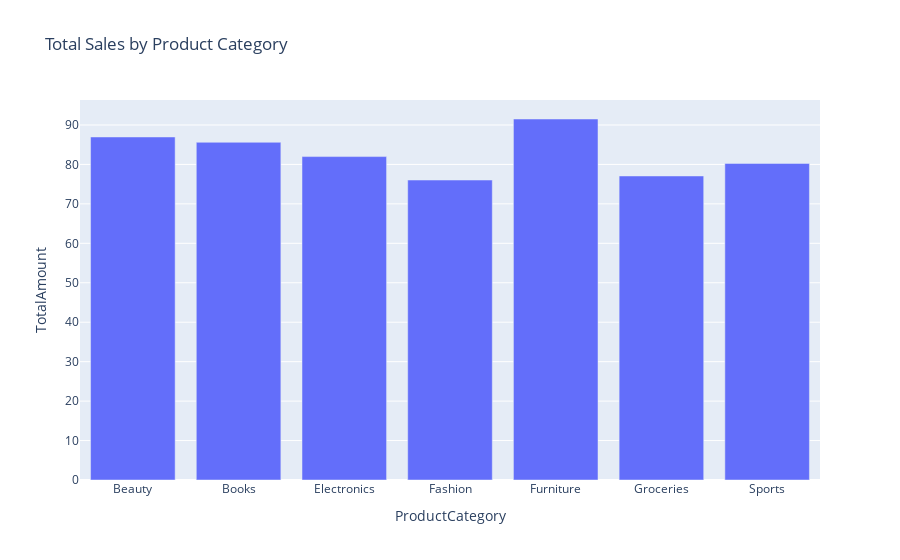

The notebook cell saved with this chart:
### Code cell
import plotly.express as px

fig = px.bar(df.groupby('ProductCategory')['TotalAmount'].sum().reset_index(), 
             x='ProductCategory', y='TotalAmount', title='Total Sales by Product Category')
fig.show()

### Figure 1 — Plotly figure (JSON) as saved in the notebook; plotly's stock layout.template omitted (floating-point values rounded to 4 significant figures)
{"data": [{"alignmentgroup": "True", "hovertemplate": "ProductCategory=%{x}<br>TotalAmount=%{y}<extra></extra>", "legendgroup": "", "marker": {"color": "#636efa", "pattern": {"shape": ""}}, "name": "", "offsetgroup": "", "orientation": "v", "showlegend": false, "textposition": "auto", "type": "bar", "x": ["Beauty", "Books", "Electronics", "Fashion", "Furniture", "Groceries", "Sports"], "xaxis": "x", "y": [86.96, 85.61, 81.99, 76.04, 91.52, 77.07, 80.26], "yaxis": "y"}], "layout": {"barmode": "relative", "legend": {"tracegroupgap": 0}, "title": {"text": "Total Sales by Product Category"}, "xaxis": {"anchor": "y", "domain": [0, 1], "title": {"text": "ProductCategory"}}, "yaxis": {"anchor": "x", "domain": [0, 1], "title": {"text": "TotalAmount"}}}}
